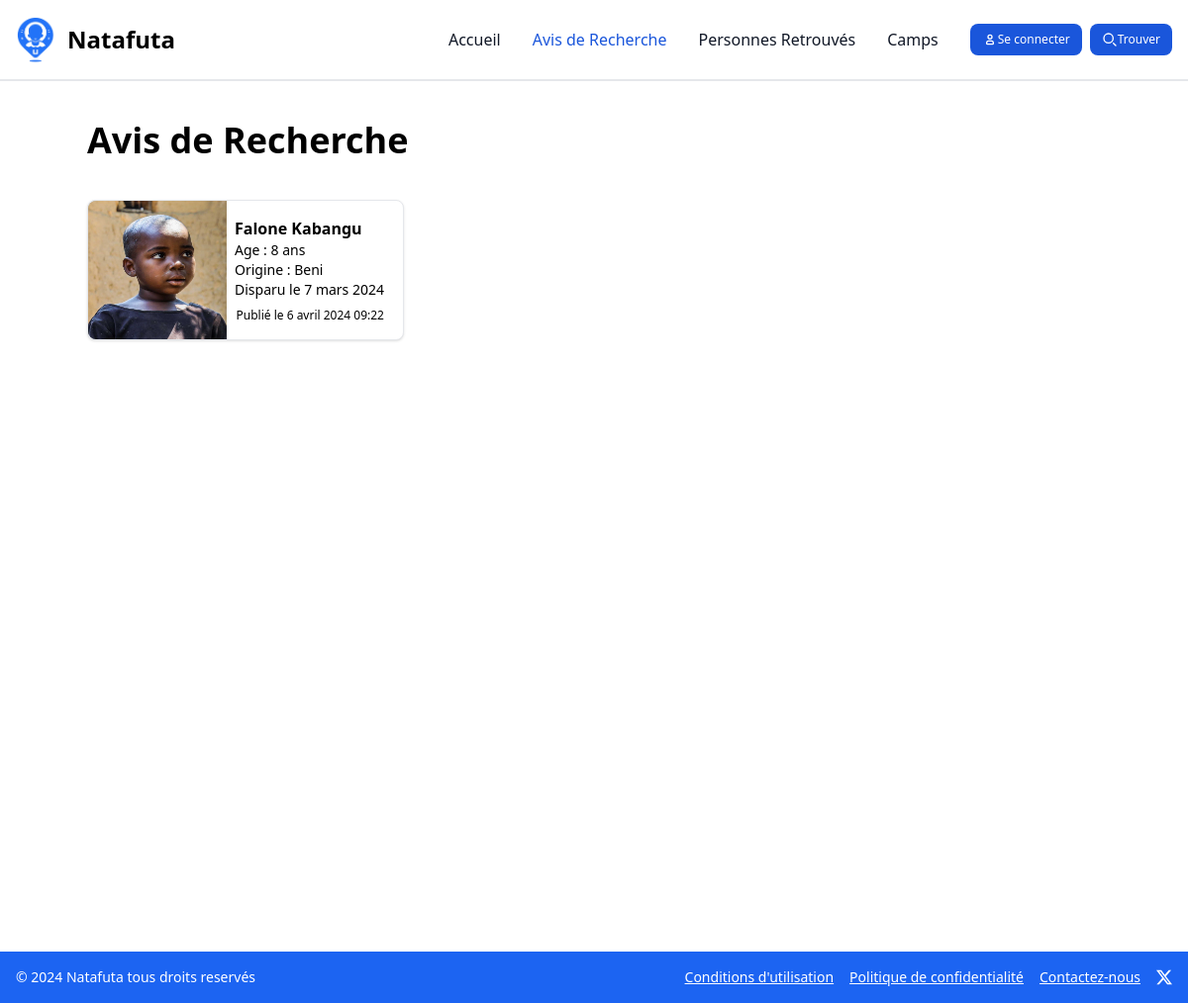
The app's page /avis_recherche with its own data.
### finder/models.py (models this page shows)
class Avis(models.Model):
    user = models.ForeignKey(AgentUser, on_delete=CASCADE)
    nom_complet = models.CharField(max_length=200)
    nom_disparu = models.CharField(max_length=200)
    photo = models.ImageField(upload_to="photo/")
    age = models.IntegerField()
    sexe = models.CharField(max_length=6)
    telephone = models.IntegerField()
    province = models.CharField(max_length=200)
    lieu_disparition = models.CharField(max_length=200)
    adresse = models.CharField(max_length=200)
    description = models.TextField()
    date_disparition = models.DateField()
    date_finded = models.DateField(null=True)
    created_time = models.DateTimeField(auto_now=True)
    is_finded = models.BooleanField(default=False)
    is_refugee = models.BooleanField(default=False)
    is_deplacee = models.BooleanField(default=False)

### finder/views.py (the view)
# urls.py: path('avis_recherche', avis_recherche, name='avis_recherche'),
def avis_recherche(request):
    avis = Avis.objects.filter(is_finded=False)
    return render(request, 'avis.html', {'avis':avis})

### finder/templates/avis.html
{% extends 'base.html' %}
{% load static %}
{% block content %}
        <h1 class="text-2xl md:text-4xl font-bold dark:text-white mb-10">Avis de Recherche</h6>
        <div class="flex flex-col space-y-2 md:flex-row md:space-y-0 md:space-x-3">
            {% for a in avis reversed %}
            <a href="{% url 'avis_detail' a.id %}">
                <div class="flex flex-col bg-white border border-gray-200 rounded-lg shadow w-full md:w-80 hover:bg-blue-100 dark:border-gray-700 dark:bg-gray-800 dark:hover:bg-gray-700">
                    <div class="flex flex-row space-x-2">
                        {% if a.photo %}
                            <img src="{{ a.photo.url }}" style="width:140px; height:140px" class="w-28 bg-gray-400 rounded-l-lg"/>
                        {% else %}
                            <img src="{% static 'img/blank-profile.jpg' %}" style="width:140px; height:140px" alt="photo_disparu" />
                        {% endif %}
                        <div class="my-4">
                            <p class="font-semibold text-base">{{a.nom_disparu}}</p>
                            <div class="flex flex-col">
                                <div class="text-sm"><span class="font-medium">Age</span> : {{a.age}} ans</div>
                                <div class="text-sm"><span class="font-medium">Origine</span> : {{a.lieu_disparition}}</div>
                                <div class="text-sm"><span class="font-medium">Disparu</span> le {{a.date_disparition}}</div>
                                <div class="text-xs text-right mt-2">Publié le {{a.created_time}}</div>
                            </div>
                        </div>
                    </div>
                </div>
            </a>
            {% empty %}
                <p>Aucun avis de recherche pour le moment</p>
            {% endfor %}
        </div>
{% endblock %}

### records on screen
Avis: photo (picture), nom_disparu "Falone Kabangu", age "8", lieu_disparition "Beni", date_disparition "7 mars 2024", created_time "6 avril 2024 09:22"
